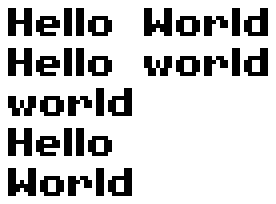
#> input picture inputs/hello.png, 69 x 51 px (shown 4 times larger)
$ python hello.py
#> lines starting #> are read from the running program, lines starting #| are printed output that depends on the picture; after the words box and inside, x2 and y2 are one past the last pixel; in counts of white or black regions, pixels touching at a corner belong together
# -*- coding: utf-8 -*-

from PIL import Image, ImageChops, ImageDraw

def main(target_width=108):
#> called with target_width = 108
    img = Image.open("inputs/hello.png")
#> img is the input picture: PIL image 69x51 P; 79.7% white; black in thin lines or dots, all inside (x1, y1, x2, y2) = (2, 2, 67, 49)
    #img = img.resize((d * 2 for d in img.size))
    if img.width > target_width:
        img = img.crop((0, 0, target_width, img.height))
    elif img.width < target_width:
        tmp = img
        img = Image.new(tmp.mode, (target_width, tmp.height), 1)
#> img: PIL image 108x51 P; every value is 0
        img.paste(tmp, (0, 0))
    origsize = img.size
#> origsize = (108, 51)
    scale = 16
    img = img.resize((d * scale for d in img.size))
#> img: PIL image 1728x816 P; every value is 0
    img.putpalette([0xaa] * 3 + [0xff] * 3)
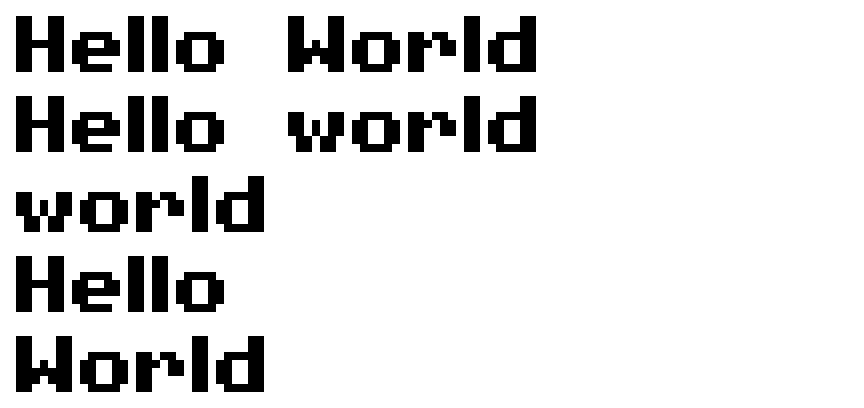
#> img: PIL image 1728x816 P (shown at 1/2 size); values 170 (black) and 255 (white), 87% white; 35 black regions, largest, box (x1, y1, x2, y2) and area: (576, 32, 688, 144) 8704, (32, 672, 144, 784) 8704, (32, 32, 128, 144) 7680
    img = img.convert("RGB")
    grid = Image.new(img.mode, img.size, color=(255, 255, 255))
#> grid: PIL image 1728x816 RGB; every value is 255
    draw = ImageDraw.Draw(img)
    color = (112//2, 0xdd, 0xee)
    for ox in range(origsize[0]):
        x = ox * scale
        draw.line((x, 0, x, img.height),
                  fill=color,
                  width=1 + (ox % 5 == 0))
    for oy in range(origsize[1]):
        y = oy * scale
        draw.line((0, y, img.width, y),
                  fill=color,
                  width=1 + (oy % 5 == 0))
    img = ImageChops.multiply(img, grid)
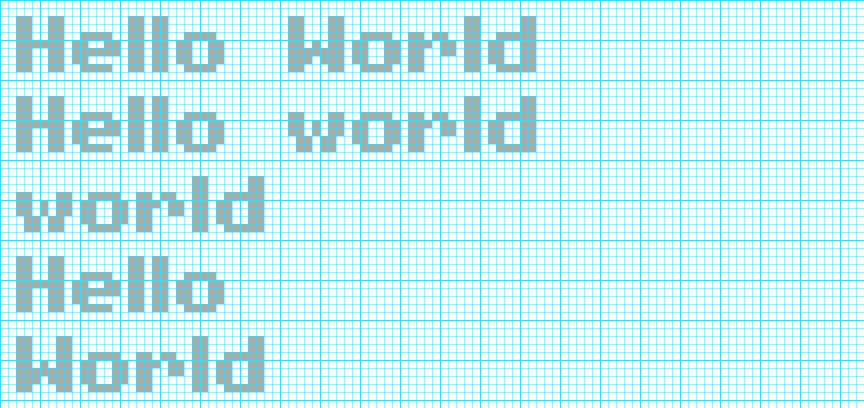
#> img: PIL image 1728x816 RGB (shown at 1/2 size); mean R, G, B 216.6, 240.6, 243.1
    img.save("hello.png")

if __name__ == "__main__":
    main()
